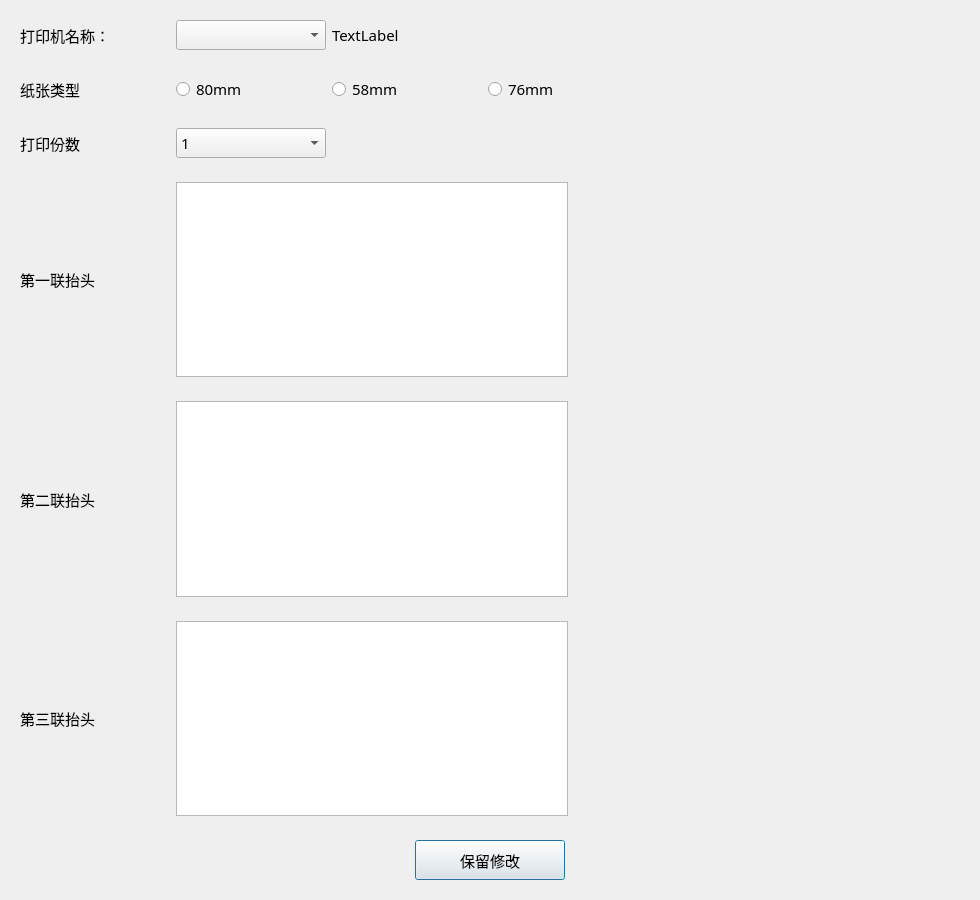
<?xml version="1.0" encoding="UTF-8"?>
<ui version="4.0">
 <class>dlgPrinterData</class>
 <widget class="QDialog" name="dlgPrinterData">
  <property name="geometry">
   <rect>
    <x>0</x>
    <y>0</y>
    <width>980</width>
    <height>900</height>
   </rect>
  </property>
  <property name="minimumSize">
   <size>
    <width>980</width>
    <height>900</height>
   </size>
  </property>
  <property name="maximumSize">
   <size>
    <width>980</width>
    <height>900</height>
   </size>
  </property>
  <property name="font">
   <font>
    <family>微软雅黑</family>
    <pointsize>11</pointsize>
   </font>
  </property>
  <property name="windowTitle">
   <string>Dialog</string>
  </property>
  <layout class="QVBoxLayout" name="verticalLayout">
   <item>
    <widget class="QWidget" name="widget" native="true">
     <property name="minimumSize">
      <size>
       <width>0</width>
       <height>30</height>
      </size>
     </property>
     <property name="font">
      <font>
       <family>微软雅黑</family>
       <pointsize>11</pointsize>
      </font>
     </property>
     <layout class="QHBoxLayout" name="horizontalLayout">
      <item>
       <widget class="QLabel" name="LAPrinterName">
        <property name="minimumSize">
         <size>
          <width>150</width>
          <height>30</height>
         </size>
        </property>
        <property name="font">
         <font>
          <family>微软雅黑</family>
          <pointsize>11</pointsize>
         </font>
        </property>
        <property name="text">
         <string>打印机名称：</string>
        </property>
       </widget>
      </item>
      <item>
       <widget class="QComboBox" name="CBPrinterName">
        <property name="minimumSize">
         <size>
          <width>150</width>
          <height>30</height>
         </size>
        </property>
        <property name="font">
         <font>
          <family>微软雅黑</family>
          <pointsize>11</pointsize>
         </font>
        </property>
       </widget>
      </item>
      <item>
       <widget class="QLabel" name="LACurrentPrinterName">
        <property name="minimumSize">
         <size>
          <width>0</width>
          <height>30</height>
         </size>
        </property>
        <property name="font">
         <font>
          <family>微软雅黑</family>
          <pointsize>11</pointsize>
         </font>
        </property>
        <property name="text">
         <string>TextLabel</string>
        </property>
       </widget>
      </item>
      <item>
       <spacer name="horizontalSpacer_4">
        <property name="orientation">
         <enum>Qt::Horizontal</enum>
        </property>
        <property name="sizeHint" stdset="0">
         <size>
          <width>40</width>
          <height>20</height>
         </size>
        </property>
       </spacer>
      </item>
     </layout>
    </widget>
   </item>
   <item>
    <widget class="QWidget" name="widget_2" native="true">
     <property name="minimumSize">
      <size>
       <width>0</width>
       <height>30</height>
      </size>
     </property>
     <property name="font">
      <font>
       <family>微软雅黑</family>
       <pointsize>11</pointsize>
      </font>
     </property>
     <layout class="QHBoxLayout" name="horizontalLayout_2">
      <item>
       <widget class="QLabel" name="label_2">
        <property name="minimumSize">
         <size>
          <width>150</width>
          <height>30</height>
         </size>
        </property>
        <property name="font">
         <font>
          <family>微软雅黑</family>
          <pointsize>11</pointsize>
         </font>
        </property>
        <property name="text">
         <string>纸张类型</string>
        </property>
       </widget>
      </item>
      <item>
       <widget class="QRadioButton" name="RA80mmPaper">
        <property name="minimumSize">
         <size>
          <width>150</width>
          <height>30</height>
         </size>
        </property>
        <property name="font">
         <font>
          <family>微软雅黑</family>
          <pointsize>11</pointsize>
         </font>
        </property>
        <property name="text">
         <string>80mm</string>
        </property>
       </widget>
      </item>
      <item>
       <widget class="QRadioButton" name="RA58mmPaper">
        <property name="minimumSize">
         <size>
          <width>150</width>
          <height>30</height>
         </size>
        </property>
        <property name="font">
         <font>
          <family>微软雅黑</family>
          <pointsize>11</pointsize>
         </font>
        </property>
        <property name="text">
         <string>58mm</string>
        </property>
       </widget>
      </item>
      <item>
       <widget class="QRadioButton" name="RA76mmPaper">
        <property name="minimumSize">
         <size>
          <width>150</width>
          <height>30</height>
         </size>
        </property>
        <property name="font">
         <font>
          <family>微软雅黑</family>
          <pointsize>11</pointsize>
         </font>
        </property>
        <property name="text">
         <string>76mm</string>
        </property>
       </widget>
      </item>
      <item>
       <spacer name="horizontalSpacer_3">
        <property name="orientation">
         <enum>Qt::Horizontal</enum>
        </property>
        <property name="sizeHint" stdset="0">
         <size>
          <width>40</width>
          <height>20</height>
         </size>
        </property>
       </spacer>
      </item>
     </layout>
    </widget>
   </item>
   <item>
    <widget class="QWidget" name="widget_3" native="true">
     <property name="minimumSize">
      <size>
       <width>0</width>
       <height>30</height>
      </size>
     </property>
     <property name="font">
      <font>
       <family>微软雅黑</family>
       <pointsize>11</pointsize>
      </font>
     </property>
     <layout class="QHBoxLayout" name="horizontalLayout_3">
      <item>
       <widget class="QLabel" name="LaPaperCount">
        <property name="minimumSize">
         <size>
          <width>150</width>
          <height>30</height>
         </size>
        </property>
        <property name="font">
         <font>
          <family>微软雅黑</family>
          <pointsize>11</pointsize>
         </font>
        </property>
        <property name="text">
         <string>打印份数</string>
        </property>
       </widget>
      </item>
      <item>
       <widget class="QComboBox" name="CBPaperCount">
        <property name="minimumSize">
         <size>
          <width>150</width>
          <height>30</height>
         </size>
        </property>
        <property name="font">
         <font>
          <family>微软雅黑</family>
          <pointsize>11</pointsize>
         </font>
        </property>
        <item>
         <property name="text">
          <string>1</string>
         </property>
        </item>
        <item>
         <property name="text">
          <string>2</string>
         </property>
        </item>
        <item>
         <property name="text">
          <string>3</string>
         </property>
        </item>
       </widget>
      </item>
      <item>
       <spacer name="horizontalSpacer_5">
        <property name="orientation">
         <enum>Qt::Horizontal</enum>
        </property>
        <property name="sizeHint" stdset="0">
         <size>
          <width>40</width>
          <height>20</height>
         </size>
        </property>
       </spacer>
      </item>
     </layout>
    </widget>
   </item>
   <item>
    <widget class="QWidget" name="widget_4" native="true">
     <property name="minimumSize">
      <size>
       <width>0</width>
       <height>30</height>
      </size>
     </property>
     <property name="font">
      <font>
       <family>微软雅黑</family>
       <pointsize>11</pointsize>
      </font>
     </property>
     <layout class="QHBoxLayout" name="horizontalLayout_4">
      <item>
       <widget class="QLabel" name="LAFirstHead">
        <property name="minimumSize">
         <size>
          <width>150</width>
          <height>30</height>
         </size>
        </property>
        <property name="font">
         <font>
          <family>微软雅黑</family>
          <pointsize>11</pointsize>
         </font>
        </property>
        <property name="text">
         <string>第一联抬头</string>
        </property>
       </widget>
      </item>
      <item>
       <widget class="QPlainTextEdit" name="plainTextEdit">
        <property name="minimumSize">
         <size>
          <width>150</width>
          <height>30</height>
         </size>
        </property>
        <property name="font">
         <font>
          <family>微软雅黑</family>
          <pointsize>11</pointsize>
         </font>
        </property>
       </widget>
      </item>
      <item>
       <spacer name="horizontalSpacer_6">
        <property name="orientation">
         <enum>Qt::Horizontal</enum>
        </property>
        <property name="sizeHint" stdset="0">
         <size>
          <width>40</width>
          <height>20</height>
         </size>
        </property>
       </spacer>
      </item>
     </layout>
    </widget>
   </item>
   <item>
    <widget class="QWidget" name="widget_5" native="true">
     <property name="minimumSize">
      <size>
       <width>0</width>
       <height>30</height>
      </size>
     </property>
     <property name="font">
      <font>
       <family>微软雅黑</family>
       <pointsize>11</pointsize>
      </font>
     </property>
     <layout class="QHBoxLayout" name="horizontalLayout_5">
      <item>
       <widget class="QLabel" name="LASecondHead">
        <property name="minimumSize">
         <size>
          <width>150</width>
          <height>30</height>
         </size>
        </property>
        <property name="font">
         <font>
          <family>微软雅黑</family>
          <pointsize>11</pointsize>
         </font>
        </property>
        <property name="text">
         <string>第二联抬头</string>
        </property>
       </widget>
      </item>
      <item>
       <widget class="QPlainTextEdit" name="plainTextEdit_2">
        <property name="minimumSize">
         <size>
          <width>150</width>
          <height>30</height>
         </size>
        </property>
        <property name="font">
         <font>
          <family>微软雅黑</family>
          <pointsize>11</pointsize>
         </font>
        </property>
       </widget>
      </item>
      <item>
       <spacer name="horizontalSpacer_7">
        <property name="orientation">
         <enum>Qt::Horizontal</enum>
        </property>
        <property name="sizeHint" stdset="0">
         <size>
          <width>40</width>
          <height>20</height>
         </size>
        </property>
       </spacer>
      </item>
     </layout>
    </widget>
   </item>
   <item>
    <widget class="QWidget" name="widget_6" native="true">
     <property name="minimumSize">
      <size>
       <width>0</width>
       <height>30</height>
      </size>
     </property>
     <property name="font">
      <font>
       <family>微软雅黑</family>
       <pointsize>11</pointsize>
      </font>
     </property>
     <layout class="QHBoxLayout" name="horizontalLayout_6">
      <item>
       <widget class="QLabel" name="LAThirdHead">
        <property name="minimumSize">
         <size>
          <width>150</width>
          <height>30</height>
         </size>
        </property>
        <property name="font">
         <font>
          <family>微软雅黑</family>
          <pointsize>11</pointsize>
         </font>
        </property>
        <property name="text">
         <string>第三联抬头</string>
        </property>
       </widget>
      </item>
      <item>
       <widget class="QPlainTextEdit" name="plainTextEdit_3">
        <property name="minimumSize">
         <size>
          <width>150</width>
          <height>30</height>
         </size>
        </property>
        <property name="font">
         <font>
          <family>微软雅黑</family>
          <pointsize>11</pointsize>
         </font>
        </property>
       </widget>
      </item>
      <item>
       <spacer name="horizontalSpacer_8">
        <property name="orientation">
         <enum>Qt::Horizontal</enum>
        </property>
        <property name="sizeHint" stdset="0">
         <size>
          <width>40</width>
          <height>20</height>
         </size>
        </property>
       </spacer>
      </item>
     </layout>
    </widget>
   </item>
   <item>
    <widget class="QWidget" name="widget_7" native="true">
     <property name="minimumSize">
      <size>
       <width>0</width>
       <height>40</height>
      </size>
     </property>
     <layout class="QHBoxLayout" name="horizontalLayout_7">
      <item>
       <spacer name="horizontalSpacer">
        <property name="orientation">
         <enum>Qt::Horizontal</enum>
        </property>
        <property name="sizeHint" stdset="0">
         <size>
          <width>40</width>
          <height>20</height>
         </size>
        </property>
       </spacer>
      </item>
      <item>
       <widget class="QPushButton" name="BtnSavePrinterData">
        <property name="minimumSize">
         <size>
          <width>150</width>
          <height>40</height>
         </size>
        </property>
        <property name="text">
         <string>保留修改</string>
        </property>
       </widget>
      </item>
      <item>
       <spacer name="horizontalSpacer_2">
        <property name="orientation">
         <enum>Qt::Horizontal</enum>
        </property>
        <property name="sizeHint" stdset="0">
         <size>
          <width>40</width>
          <height>20</height>
         </size>
        </property>
       </spacer>
      </item>
     </layout>
    </widget>
   </item>
  </layout>
 </widget>
 <resources/>
 <connections/>
</ui>
